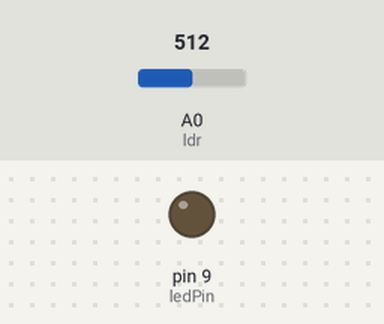
Simulated run of this sketch. Board: Arduino Uno, built with avr-gcc and run on an emulated ATmega328P. Shown: output pins drawn as LEDs (lit = HIGH). Inputs (shaded band) come from the test bench; at power-on: A0 (ldr) = 512.

Above: at 1.2 s.
1.3 s: A0 (ldr) set to 410
2.8 s: A0 (ldr) set to 387
At 4.0 s:
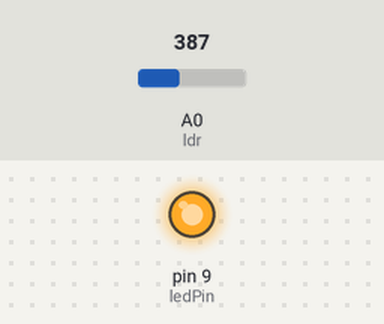
4.3 s: A0 (ldr) set to 511
At 5.4 s:
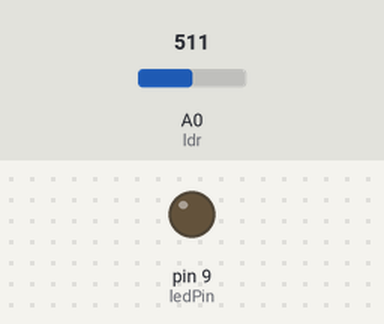
5.9 s: A0 (ldr) set to 390
At 6.7 s:
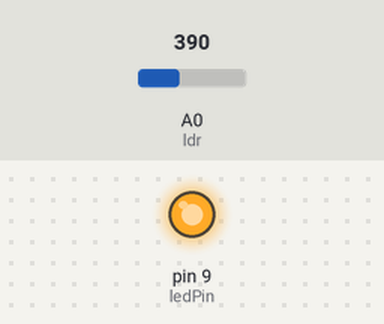
Timing chart, 0 to 8.5 s (numbered marks = the images above; inputs shaded):
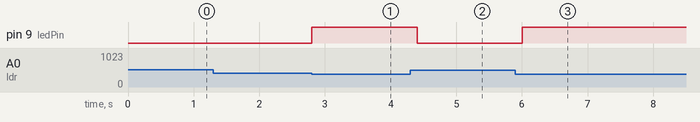

Measured:
- the behaviour switches between 400 and 399 on A0 (ldr) (found by bisection; images 0 and 1)
- after the input at 1.3 s, every drawn part: stays the same
- after the input at 2.8 s, pin 9 (ledPin): LOW → HIGH at once
- after the input at 4.3 s, pin 9 (ledPin): HIGH → LOW after 0.10 s
- after the input at 5.9 s, pin 9 (ledPin): LOW → HIGH after 0.10 s

The sketch:

Automatic_Street_Light_System.ino
```cpp
//Components = Ardiuno, LED, LDR sensor
int ldr=A0;
int ledPin=9;
int thresh=400;
void setup()
{pinMode(ledPin,OUTPUT);
    digitalWrite(ledPin,LOW);}
void loop(){
  int v=analogRead(ldr);
  if(v<thresh)
   analogWrite(ledPin,255);
  else analogWrite(ledPin,0);
  delay(200);
}
```
